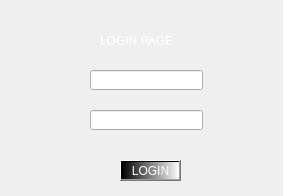
<?xml version="1.0" encoding="UTF-8"?>
<ui version="4.0">
 <class>Dialog</class>
 <widget class="QDialog" name="Dialog">
  <property name="geometry">
   <rect>
    <x>0</x>
    <y>0</y>
    <width>283</width>
    <height>196</height>
   </rect>
  </property>
  <property name="windowTitle">
   <string>Dialog</string>
  </property>
  <widget class="QWidget" name="widget" native="true">
   <property name="geometry">
    <rect>
     <x>10</x>
     <y>10</y>
     <width>271</width>
     <height>181</height>
    </rect>
   </property>
   <property name="styleSheet">
    <string notr="true">background-image: url(:/images/workma.jpg);
border--radius:30px</string>
   </property>
   <widget class="QLabel" name="label">
    <property name="geometry">
     <rect>
      <x>90</x>
      <y>20</y>
      <width>91</width>
      <height>21</height>
     </rect>
    </property>
    <property name="styleSheet">
     <string notr="true">font: 16pt &quot;Algerian&quot;;
color: rgb(255, 255, 255);</string>
    </property>
    <property name="text">
     <string>LOGIN PAGE</string>
    </property>
   </widget>
   <widget class="QLineEdit" name="username">
    <property name="geometry">
     <rect>
      <x>80</x>
      <y>60</y>
      <width>113</width>
      <height>20</height>
     </rect>
    </property>
    <property name="styleSheet">
     <string notr="true">border-top-color: rgb(0, 0, 0);
color: rgb(255, 255, 255);
font: 8pt &quot;MS Shell Dlg 2&quot;;
border-right-color: rgb(0, 0, 0);
border-bottom-color: rgb(85, 255, 255);</string>
    </property>
    <property name="text">
     <string>USERNAME</string>
    </property>
   </widget>
   <widget class="QLineEdit" name="password">
    <property name="geometry">
     <rect>
      <x>80</x>
      <y>100</y>
      <width>113</width>
      <height>20</height>
     </rect>
    </property>
    <property name="styleSheet">
     <string notr="true">border-top-color: rgb(0, 0, 0);
color: rgb(255, 255, 255);
font: 8pt &quot;MS Shell Dlg 2&quot;;
border-right-color: rgb(0, 0, 0);
border-bottom-color: rgb(85, 255, 255);</string>
    </property>
    <property name="text">
     <string>PASSWORD</string>
    </property>
    <property name="echoMode">
     <enum>QLineEdit::Password</enum>
    </property>
   </widget>
   <widget class="QPushButton" name="pushButton">
    <property name="geometry">
     <rect>
      <x>110</x>
      <y>150</y>
      <width>61</width>
      <height>21</height>
     </rect>
    </property>
    <property name="styleSheet">
     <string notr="true">font: 14pt &quot;Algerian&quot;;
background-image: url(:/images/C:/Users/prakr/OneDrive/Pictures/94423778_101077344923072_6297516989128638464_n.jpg);
background-color: rgb(0, 0, 0);
background-color: qlineargradient(spread:pad, x1:0, y1:0, x2:1, y2:0, stop:0 rgba(0, 0, 0, 255), stop:1 rgba(255, 255, 255, 255));
color: rgb(255, 255, 255);</string>
    </property>
    <property name="text">
     <string>LOGIN</string>
    </property>
   </widget>
  </widget>
 </widget>
 <resources>
  <include location="res1.qrc"/>
 </resources>
 <connections/>
</ui>
